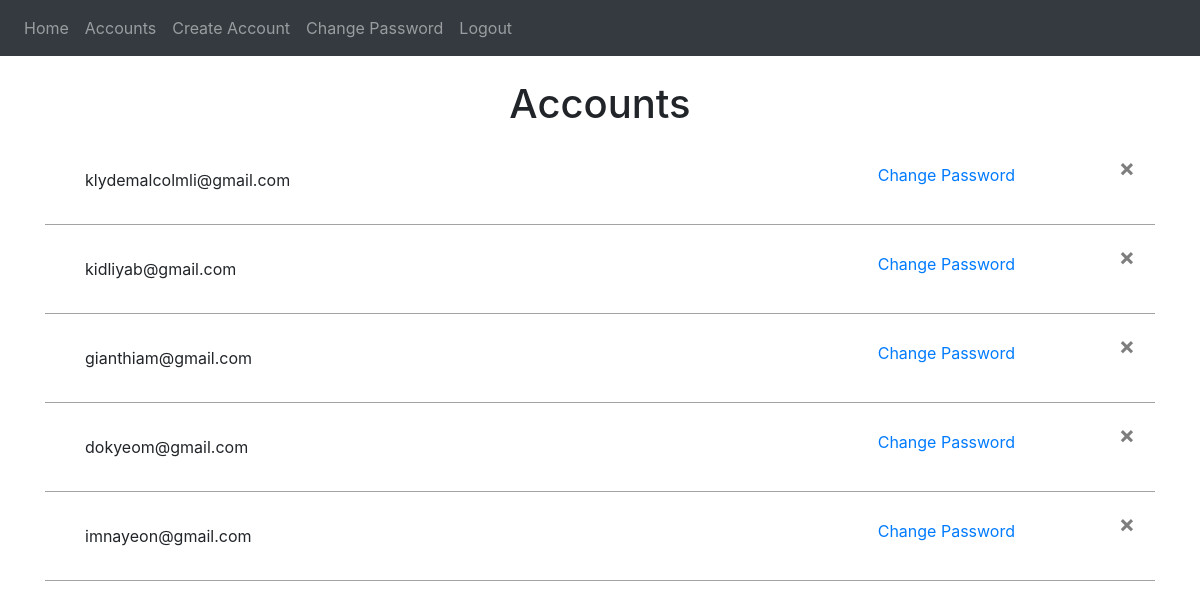
Page /accounts (signed in) on the committed database.
### website/models.py (models this page shows)
class User(db.Model, UserMixin):
    id = db.Column(db.Integer, primary_key=True)
    email = db.Column(db.String(150), unique=True)
    password = db.Column(db.String(150))
    firstName = db.Column(db.String(150))

### website/views.py (the view)
@ views.route('/accounts', methods=['GET', 'POST'])
@ login_required
def accounts():
    if current_user.id > 3:
        return redirect(url_for('views.home'))
    if request.method == 'POST':
        session['changePasswordFor'] = request.form.get('changePasswordFor')
        return redirect(url_for('auth.changePasswordFor'))
    users = User.query.all()
    return render_template("accounts.html", user=current_user, users=users)

### website/__init__.py (called while the page is built)
def create_app():
    app = Flask(__name__)
    app.config['SECRET_KEY'] = 'holyshesh'
    app.config['SQLALCHEMY_DATABASE_URI'] = f'sqlite:///{DB_NAME}'
    db.init_app(app)
    from .views import views
    from .auth import auth
    app.register_blueprint(views, url_prefix='/')
    app.register_blueprint(auth, url_prefix='/')
    from .models import User
    with app.app_context():
        db.create_all()
    login_manager = LoginManager()
    login_manager.login_view = 'auth.login'
    login_manager.init_app(app)
    @login_manager.user_loader
    def load_user(id):
        return User.query.get(int(id))
    return app

### website/templates/accounts.html (shortened to what this page needs)
{% extends "base.html" %}
{% block content %}
<br/>
<h1 align="center">Accounts</h1>
    <ul class="list-group list-group-flush" id="notes">
            {% for fetchUser in users %}
                {% if fetchUser.id != user.id %}
                <div class="accounts" style="border-bottom: 1px solid rgb(163, 163, 163);">
                    <div style="width: 60%;">
                        <li class="list-group-item">
                            {{ fetchUser.email }}
                    </div>
                    <div style="width: 30%;">
                        <form method="POST" align="right">
                            <button type="submit" class="btn btn-link">Change Password</button>
                        </form>
                    </div>
                    <div style="width: 10%;">
                        <button type="button" class="close" onClick="deleteAcc({{ fetchUser.id }})">
                            <span aria-hidden="true">&times;</span>
                        </button>
                    </div>
                </div>
                {% endif %}
            {% endfor %}
    </ul>
{% endblock %}

### website/static/style.css (style rules this page uses)
.list-group-item { width: auto; }
.accounts { padding: 20px; display: flex; }

### rows in the picture
User: email "klydemalcolmli@gmail.com"
User: email "kidliyab@gmail.com"
User: email "gianthiam@gmail.com"
User: email "dokyeom@gmail.com"
User: email "imnayeon@gmail.com"
